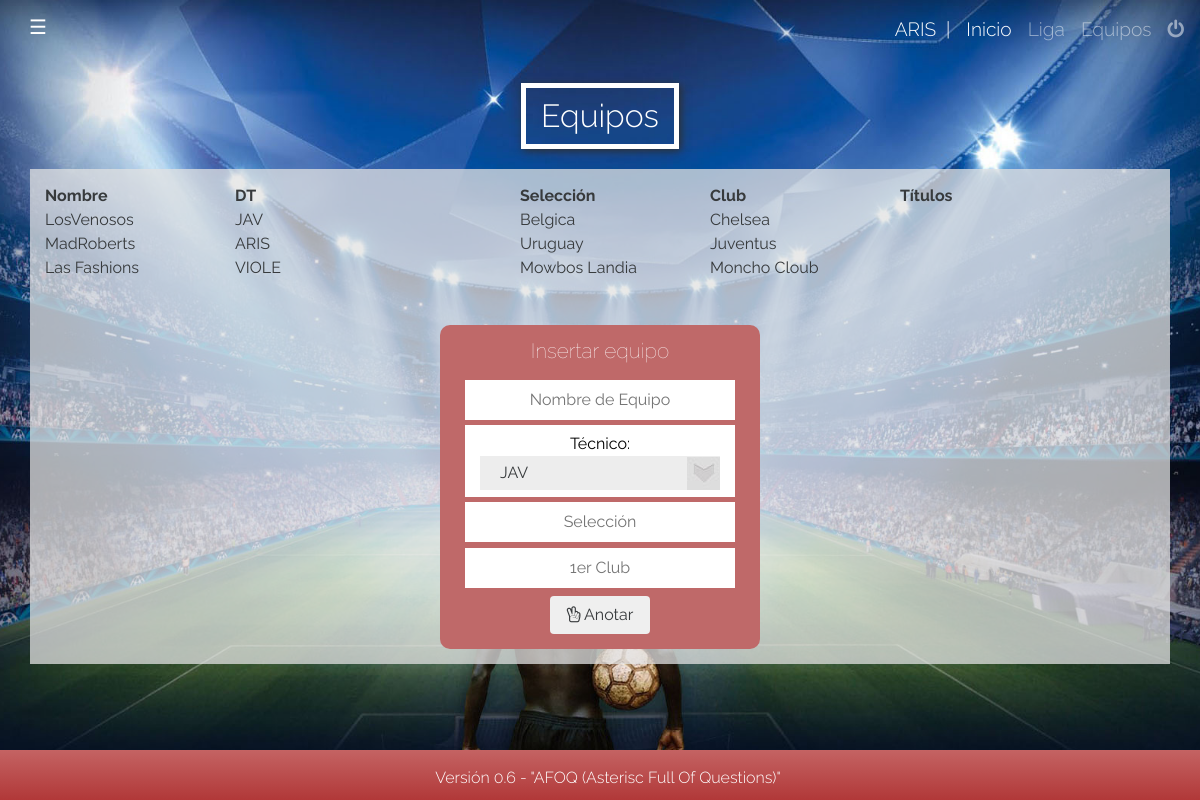
Screenshot of /files/modules/web/equipos.php (signed in) with the database file from the repository.
### tables this page shows
CREATE TABLE IF NOT EXISTS `team` (
`team_id` int(11) NOT NULL,
  `user_id` int(11) NOT NULL,
  `team_name` varchar(255) NOT NULL,
  `national_team` varchar(255) NOT NULL,
  `club` varchar(255) NOT NULL,
  `goals` int(11) NOT NULL DEFAULT '0',
  `wins` int(11) NOT NULL DEFAULT '0',
  `looses` int(11) NOT NULL DEFAULT '0'
);

CREATE TABLE IF NOT EXISTS `user` (
`user_id` int(11) NOT NULL,
  `user` varchar(255) NOT NULL,
  `password` varchar(255) NOT NULL,
  `name` varchar(255) NOT NULL,
  `status` varchar(11) NOT NULL,
  `last_login` timestamp NOT NULL DEFAULT CURRENT_TIMESTAMP ON UPDATE CURRENT_TIMESTAMP,
  `creation_date` date NOT NULL
);

### files/modules/web/conection.php (called while the page is built, shortened)
<?php
function fetchAssoc($Query)
{
  $host     = '127.0.0.1';
  $user     = 'root';
  $password = 'root';
  $database = 'lamantapp';
  $mysqli          = mysqli_connect($host, $user, $password, $database);
  $result          = mysqli_query($mysqli , $Query);
  while($Data[]    = mysqli_fetch_assoc($result)){}
  array_pop($Data);
  return $Data;
}
?>

### files/modules/web/equipos.php (the view, shortened to what this page needs)
<?php
  include('conection.php');
?>
<!DOCTYPE html>
<html lang="es">
<head>
  <?php include('../../../files/includes/inc.web.head.php'); ?>
</head>
  <body class="ligaMain">
    <div class="mainWrapper">
      <?php include('../../../files/includes/inc.web.nav.php'); ?>
      <div class="contentWrapper">
        <div class="container flexAllCenter">
          <div class="title">
            <h1>Equipos</h1>
          </div>
        </div>
        <div class="container transContainer">
          <div class="teamList">
            <div class="row">
              <div class="col-md-2"><b>Nombre</b></div>
              <div class="col-md-3"><b>DT</b></div>
              <div class="col-md-2"><b>Selección</b></div>
              <div class="col-md-2"><b>Club</b></div>
              <div class="col-md-3"><b>Títulos</b></div>
            </div>
            <?php
            $Teams = fetchAssoc("SELECT * FROM team JOIN user on team.user_id = user.user_id");
               foreach($Teams as $team)
              {
              ?>
            <div class="row">
              <div class="col-md-2"><?php echo $team['team_name']; ?></div>
              <div class="col-md-3"><?php echo strtoupper($team['user']); ?></div>
              <div class="col-md-2"><?php echo $team['national_team']; ?></div>
              <div class="col-md-2"><?php echo $team['club']; ?></div>
              <div class="col-md-3"></div>
            </div>
            <?php
              };
            ?>
          </div>
        </div>
        <div class="container transContainer">
          <div class="teamList">
            <div class="container teamsForm">
              <form id="TeamsForm" method="post">
                <h4>Insertar equipo</h4>
                <div class="row col-md-12 addTeams">
                  <input required name="team_name" placeholder="Nombre de Equipo"/><br>
                  <div class="teamSelect">
                    <span>T&eacute;cnico: </span>
                    <div class="styled-select">
                      <?php
                      echo '<select class="" name="user_id" id="user_id">';
                      $Users = fetchAssoc("SELECT * FROM user");
                      foreach($Users as $DBUser)
                      { echo '<option id="'.$DBUser['user_id'].'" value="'.$DBUser['user_id'].'" >'.strtoupper($DBUser['user']).'</option>'; } ?>
                      </select>
                    </div>
                  </div>
                  <input required name="national_team" placeholder="Selecci&oacute;n"/>
                  <input required name="club" placeholder="1er Club"/>
                </div>
                <button type="submit" name="insertar" value="Ingresar" class="btn mantBtn"><i class="fa fa-hand-peace-o"></i> Anotar</button>
              </form>
            </div>
          </div>
        </div>
      <div class="contentWrapper">
      <?php include('../../includes/inc.web.footer.php'); ?>
    </div>
  </body>
</html>

### skin/css/main.css (style rules this page uses)
html { font-size: 100%; }
body { font-size: 14px; font-family: "Raleway", sans-serif; font-size: 1rem; }
h1 { font-size: 24px; font-size: 2.4rem; }
h1, h2, h3, h4, h5, h6 { margin: 0; font-family: "Raleway", sans-serif; margin-bottom: 10px; color: #000; }
h1 { font-size: 2rem; font-weight: 300; }
h4 { font-size: 1.3rem; font-weight: 100; }
html { height: 100%; position: relative; }
body { padding: 0; margin: 0; height: 100%; background-color: #rgb 198, 115, 115; background: url(../images/body/backgrounds/ligaBack.jpg) no-repeat center center fixed; -webkit-background-size: cover; -moz-background-size: cover; -o-background-size: cover; background-size: cover; position: relative; }
.flexAllCenter { display: -ms-flexbox; display: -webkit-flex; display: flex; -webkit-box-align: center; -ms-flex-align: center; -ms-grid-row-align: center; align-items: center; -webkit-box-pack: center; -ms-flex-pack: center; justify-content: center; }
.mainWrapper { position: relative; padding-bottom: 50px; }
.transContainer { background-color: rgba(226, 226, 226, 0.75); padding: 15px; }
.contentWrapper { height: 100%; max-height: 100%; }
.title { max-width: 350px; padding: 10px 15px; -webkit-box-shadow: 2px 2px 8px 0px #2e2e2e; -moz-box-shadow: 2px 2px 8px 0px #2e2e2e; box-shadow: 2px 2px 8px 0px #2e2e2e; border: 5px solid white; text-align: center; margin: 25px 0 20px; }
.title h1 { color: #fff; margin-bottom: 0; }
.styled-select { width: 240px; height: 34px; overflow: hidden; background: url(../images/body/icons/ddselectarrow.jpg) no-repeat right #ddd; border: 0; background-color: #ededed; margin: 0 auto; }
.styled-select select { background: transparent; width: 268px; padding: 5px; padding-left: 20px; font-size: 16px; line-height: 1; border: 0; border-radius: 0; height: 34px; -webkit-appearance: none; }
.teamsForm { text-align: center; max-width: 350px; display: -ms-flexbox; display: -webkit-flex; display: flex; -webkit-box-align: center; -ms-flex-align: center; -ms-grid-row-align: center; align-items: center; -webkit-box-pack: center; -ms-flex-pack: center; justify-content: center; }
.teamsForm form { border-radius: 10px; background-color: #bf6969; margin-top: 15px; padding: 15px 10px; }
.teamsForm form h4 { color: #fff; }
.teamsForm .teamSelect { margin: 2px 0; background-color: #fff; padding: 7px; }
.teamsForm .teamSelect span { color: #000; }
.teamsForm .teamSelect select { border: 0; min-width: 70px; }
.teamsForm .teamSelect select:before { border: 0; }
.addTeams, .addUsers { border: 0; margin: 5px 0; }
.addTeams input, .addUsers input { padding: 8px 10px; margin: 3px 0; border: 0; text-align: center; width: 100%; }

### rows the page displays
team: team_name "LosVenosos", user.user "JAV", national_team "Belgica", club "Chelsea"
team: team_name "MadRoberts", user.user "ARIS", national_team "Uruguay", club "Juventus"
team: team_name "Las Fashions", user.user "VIOLE", national_team "Mowbos Landia", club "Moncho Cloub"

### other values shown
$_SESSION['user'] "ARIS"
APP_VERSION "Versión 0.6 - \"AFOQ (Asterisc Full Of Questions)\""
form field user_id "JAV"
